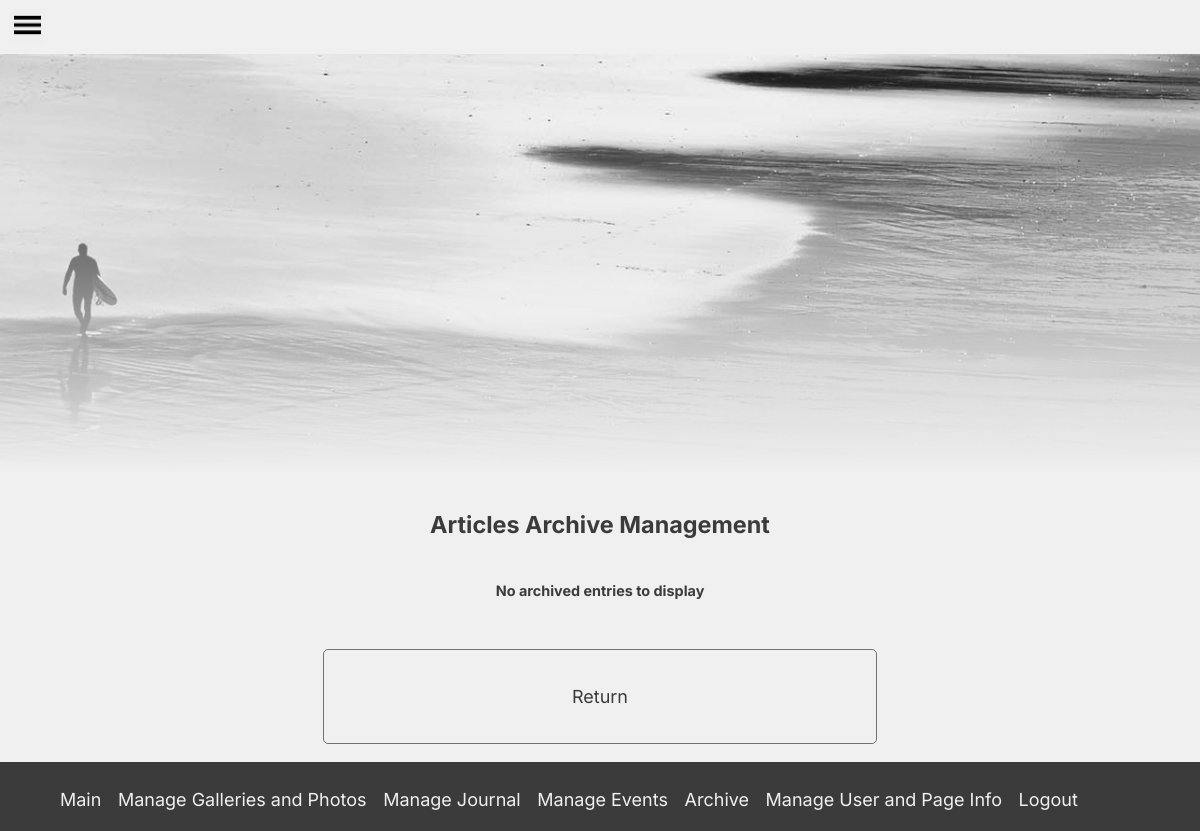
Page /archive (signed in) on the earlier database version.
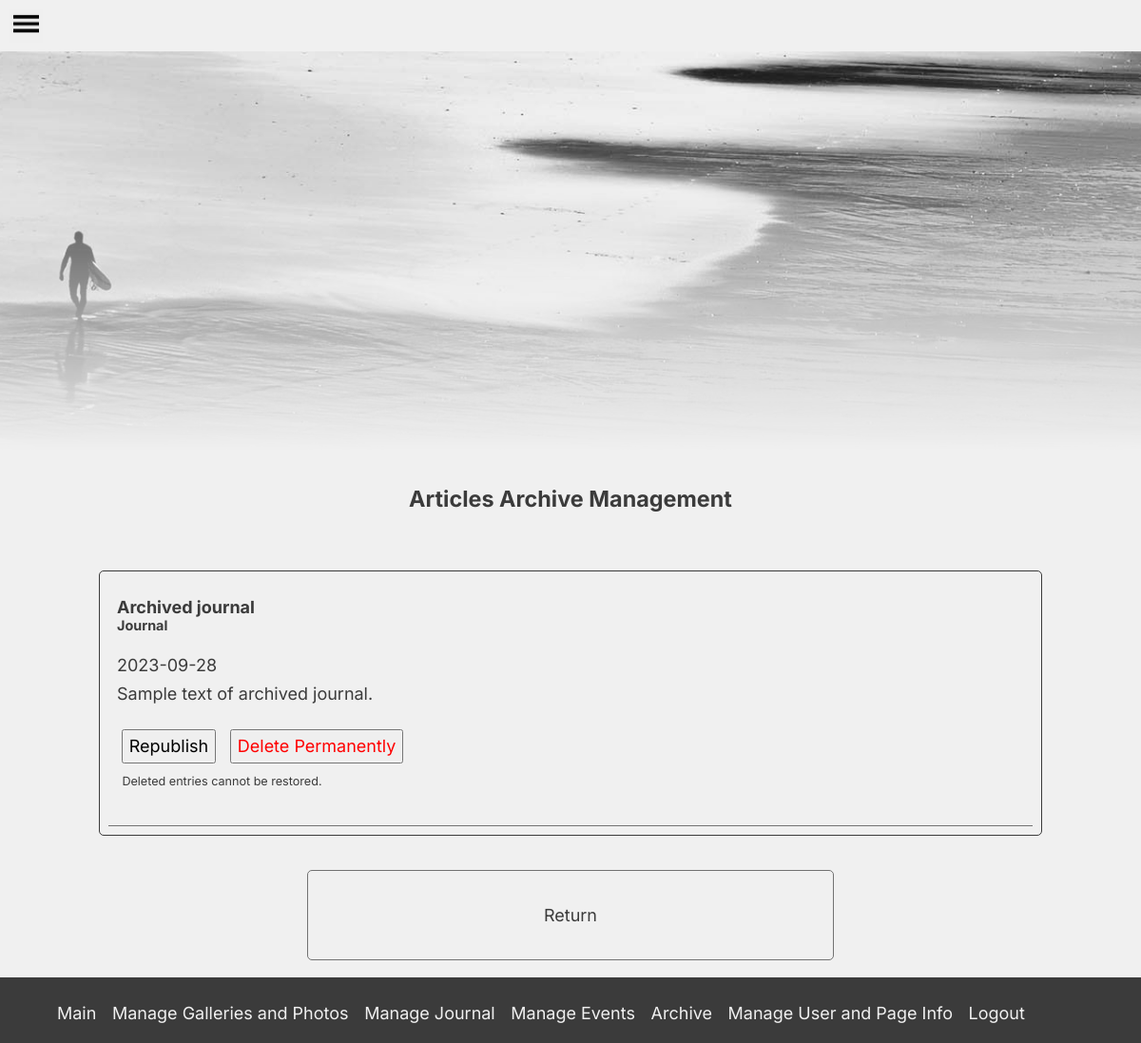
Same page on the later database version.
### tables this page shows
CREATE TABLE articles (
    id INTEGER PRIMARY KEY AUTOINCREMENT,
    type TEXT NOT NULL,
    title TEXT NOT NULL,
    date DATE NOT NULL DEFAULT CURRENT_TIMESTAMP,
    content TEXT NOT NULL,
    archived BOOL NOT NULL,
    link TEXT,
    image INT
);

### app.py (the view, shortened to what this page needs)
@app.route("/archive", methods=["GET", "POST"])
@login_required
def archive():
    conn = get_db_connection()
    archived_ar = conn.execute('SELECT * FROM articles \
                               WHERE archived = 1 ORDER BY id DESC;', ).fetchall()
    conn.close()
    if request.method == "GET":
        if archived_ar:
            for row in archived_ar:
                if len(row['content'])>150:
                    row['content'] = row['content'][:150]+"..."
        return render_template("/archive.html",
                            pageinfo = page_info,
                            journal = journal_exist,
                            events = events_exist,
                            galls = gall_nav,
                            entries = archived_ar)

### back.py (called while the page is built)
def dict_factory(cursor, row):
    d = {}
    for idx, col in enumerate(cursor.description):
        d[col[0]] = row[idx]
    return d

def get_db_connection():
    conn = sqlite3.connect('photowebapp.db')
    conn.row_factory = dict_factory
    return conn

def login_required(f):
    @wraps(f)
    def decorated_function(*args, **kwargs):
        if session.get("user_id") is None:
            return redirect("/login")
        return f(*args, **kwargs)
    return decorated_function

### front.py (called while the page is built)
def date(value):
    return value[:10]

def capital(text):
    return text.capitalize()

### templates/archive.html (shortened to what this page needs)
{% extends "be_layout.html" %}
{% block main %}
<div class="mngt_container" style="margin-bottom: 0;">
    <h4 style="text-decoration: none;">Articles Archive Management</h4>
</div>
<div class="mngt_container">
    {% if entries %}
    <div class="entriesmng">
        {% for row in entries %}
        <div class="artmngcontainer">
            <h1 style="font-size: 1em;">{{ row.title }}</h1>
            <h5>{{ row.type | capital }}</h5>
            <p>{{ row.date | date }}</p>
            <p>{{ row.content }}</p>
            <br/>
            <form method="post">
                <button class="mngbutton" type="submit" name="republish" formaction="/archive?action=repub">Republish</button>
                <button class="mngbutton" style="color: red;" name="delete" type="submit" formaction="/archive?action=del">Delete Permanently</button>
                <p style="font-size: 0.7em; margin-left: 0.3rem;">Deleted entries cannot be restored.</p>
            </form>
            <br/>
        </div>
        {% endfor %}
    </div>
    {% else %}
    <h5>No archived entries to display</h5>
    {% endif %}
</div>
<ul>
    <a href="/management"><li class="limngt">Return</li></a>
</ul>
{% endblock %}

Differences in the rows shown:
added articles: title "Archived journal", type|capital "Journal", date "2023-09-28", content "Sample text of archived journal."
Other differences:
text no longer shown: "No archived entries to display"
